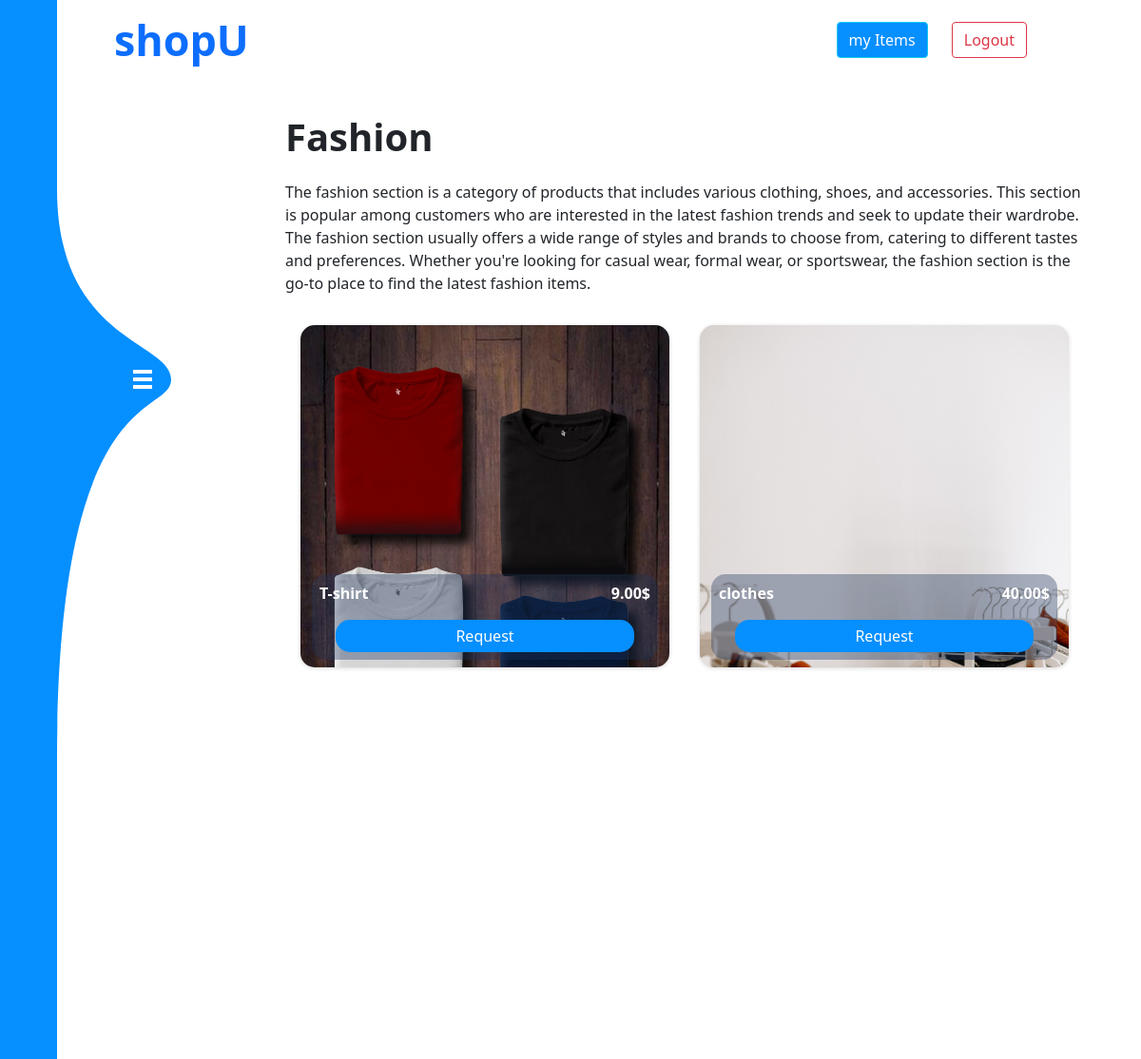
The page /fashion/ (signed in) on the database its author committed.
### shop/models.py (models this page shows, shortened)
class Item(models.Model):
    CATEGORY_CHOICES = (
        ("Electronics", "Electronics"),
        ("Fashion", "Fashion"),
        ("Sports and Outdoors", "Sports and Outdoors"),
        ("Toys and Games", "Toys and Games"),
    )
    """
    Item model representing products on an e-commerce platform.
    """
    owner = models.ForeignKey(
        User,
        on_delete=models.CASCADE,
        related_name="owned_items",
        default=User.objects.first().id,
    )
    price = models.DecimalField(max_digits=10, decimal_places=2)
    name = models.CharField(max_length=50)
    category = models.CharField(
        max_length=50, choices=CATEGORY_CHOICES, default="Uncategorized"
    )
    users = models.ManyToManyField(User, blank=True, related_name="interested_items")
    created = models.DateTimeField(auto_now_add=True)
    image = models.ImageField(null=True, blank=True)
    description = models.TextField(null=True)
    class Meta:
        ordering = ["-created"]

### shop/views.py (the view)
# urls.py: path('fashion/',views.fashion,name='fashion'),
@login_required(login_url="login")
def fashion(request):
    return render(
        request, "fashion.html", {"items": Item.objects.filter(category="Fashion")}
    )

### shop/templates/fashion.html (shortened to what this page needs)
{% include 'base.html' %} {% block content %} {% load static %}
<div class="thebody">
  <div style='margin-top:4rem' class="itemsSection">
    <div class="itemText">
      <p style="font-size: 2.5rem; font-weight: bold">Fashion</p>
      <p>
        The fashion section is a category of products that includes various clothing, shoes, and accessories. This section is popular among customers who are interested in the latest fashion trends and seek to update their wardrobe. The fashion section usually offers a wide range of styles and brands to choose from, catering to different tastes and preferences. Whether you're looking for casual wear, formal wear, or sportswear, the fashion section is the go-to place to find the latest fashion items.
      </p>
    </div>
    <div style="margin-top: 1rem" class="container text-center">
      {% for item in items %}
       {% if forloop.counter0|divisibleby:3 %}
      <div class="row">
        {% endif %}
        <div
        style="background-image: url('{% static "images/" %}{{ item.image }}')"
          class="col item"
        >
          <div class="itemCard">
            <div class="aboveCard">
              <p style='color:white;font-weight:bold'>{{ item.name }}</p>
              <p style='color:white;font-weight:bold'>{{ item.price }}$</p>
            </div>
            <div class="bottomCard"><a style='color:white;text-decoration:none' href="{% url 'detail' item.id %}">Request</a></div>
          </div>
        </div>
        {% if forloop.counter|divisibleby:3 or forloop.last %}
      </div>
      {% endif %} {% endfor %}
    </div>
  </div>
</div>
{% endblock content %}

### static/st.css (style rules this page uses)
.thebody { height: 100vh; width: 70%; margin-left: auto; margin-right: 5%; }
.itemText { display: flex; flex-direction: column; }
.itemsSection { width: 100%; height: 1000px; }
.item { background-color: #fff; box-shadow: rgba(0, 0, 0, 0.16) 0px 1px 4px; margin: 1rem; margin-bottom: 2.6rem; height: 360px; width: 90%; display: flex; flex-direction: column; justify-content: end; border-radius: 15px; background-size: cover; }
.aboveCard { display: flex; width: 100%; justify-content: space-between; }
.itemCard { background-color: rgb(28 52 91/36%); border-radius: 15px; padding: 0.5rem; position: relative; bottom: 0.5rem; }
.bottomCard { background-color: #068fff; width: 90%; margin: auto; color: white; border-radius: 15px; padding: 0.3rem; }

### rows shown on the page
Item: image (picture), name "T-shirt", price "9.00"
Item: image (picture), name "clothes", price "40.00"
